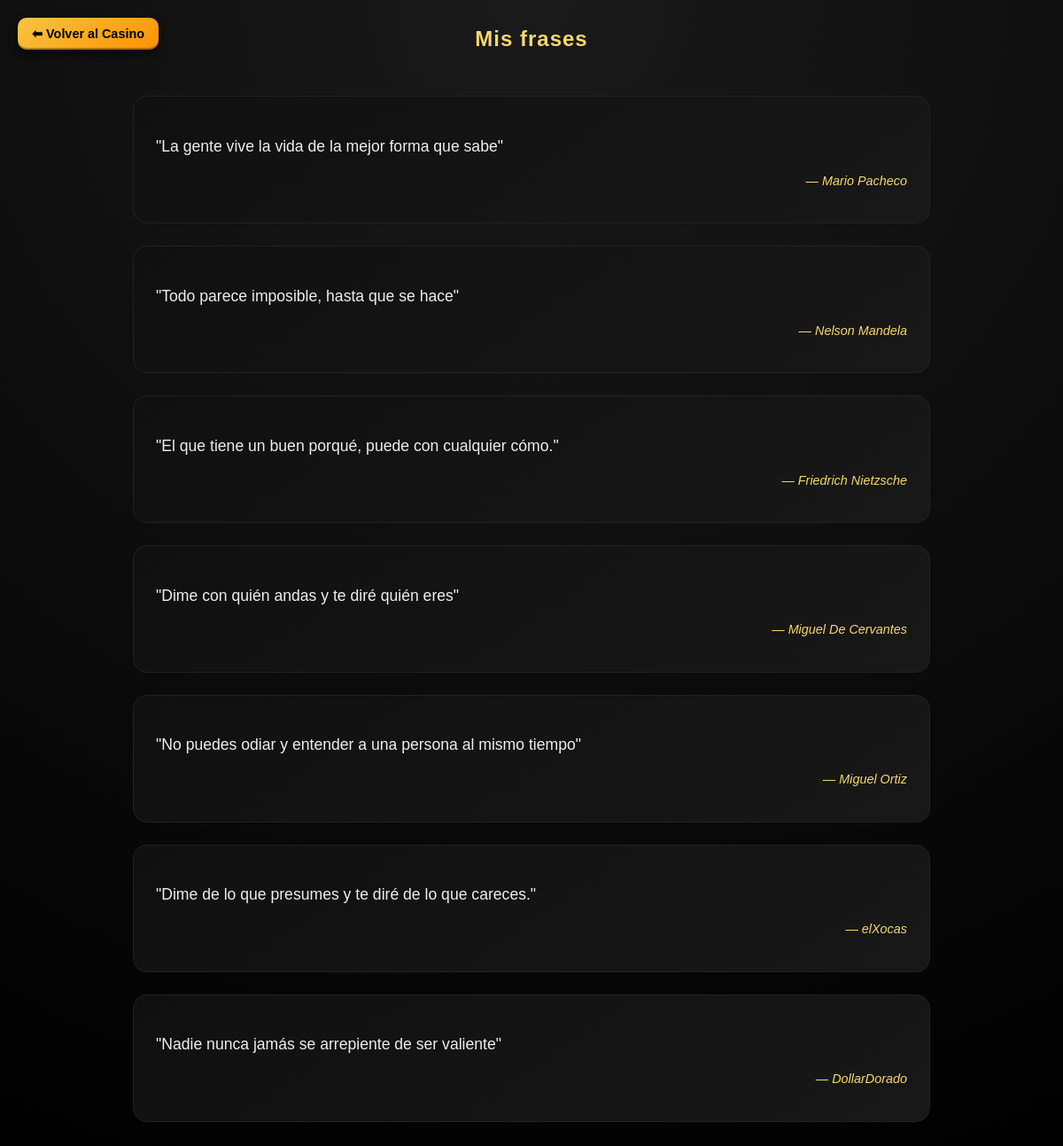
The app's page /frontController.php?carpeta=public&accion=index&controller=Frase (signed in) with its own data.
### tables this page shows
CREATE TABLE `frases_usuario` (
  `id` int(11) NOT NULL,
  `id_usuario` int(11) NOT NULL,
  `id_frase` int(11) NOT NULL,
  `fecha` date DEFAULT current_timestamp()
);

CREATE TABLE `frases` (
  `id` int(11) NOT NULL,
  `frase` varchar(255) NOT NULL,
  `autor` varchar(50) DEFAULT NULL
);

### controllers/public/FraseController.php (called while the page is built, shortened)
<?php
require_once './models/Frase.php';
require_once './config/conexion.php';
class FraseController
{
    public function index()
    {
        $misFrases = (new Frase())->getByUser($_SESSION['id_usuario']);
        require './views/public/frases.php';
    }
}

### frontController.php (called while the page is built, shortened)
<?php
$accion = $_GET['accion'] ?? 'index';
$controller = new $controllerName();
$controller->$accion();

### config/conexion.php (called while the page is built)
<?php
class Database {
    public static function conectar() {
        try {
            $host = "localhost";
            $db   = "casino";
            $user = "root";
            $pass = "";
            $pdo = new PDO(
                "mysql:host=$host;dbname=$db;charset=utf8",
                $user,
                $pass
            );
            $pdo->setAttribute(PDO::ATTR_ERRMODE, PDO::ERRMODE_EXCEPTION);
            $pdo->setAttribute(PDO::ATTR_DEFAULT_FETCH_MODE, PDO::FETCH_ASSOC);
            return $pdo;
        } catch (PDOException $e) {
            die("Error de conexión: " . $e->getMessage());
        }
    }
}

### models/Frase.php (called while the page is built, shortened)
<?php
require_once './config/conexion.php';
class Frase
{
    private $db;
    public function __construct()
    {
        $this->db = Database::conectar();
    }
    public function getByUser($id)
    {
        $stmt = $this->db->prepare("SELECT * FROM frases_usuario INNER JOIN frases ON frases_usuario.id_frase = frases.id WHERE id_usuario = ?");
        $stmt->execute([$id]);
        return $stmt->fetchAll();
    }
}

### views/public/frases.php (the view, shortened to what this page needs)
<!DOCTYPE html>
<html lang="en">
<head>
    <link rel="stylesheet" href="./css/index.css">
    <link rel="stylesheet" href="./css/frases.css">
    <link rel="stylesheet" href="./css/comun.css">
</head>
<body>
    <a href="./index.php" class="casino-back">⬅ Volver al Casino</a>
    <h2 class="mis-frases-title">Mis frases</h2>
    <div class="mis-frases-container">
        <?php if (empty($misFrases)): ?>
            <div class="sin-frases">
                <p>Aún no tienes frases.</p>
                <span>Ve al casino y consigue alguna 😉</span>
            </div>
        <?php else: ?>
            <?php foreach ($misFrases as $frase): ?>
                <div class="frase-card">
                    <p class="frase-texto">
                        "<?php echo htmlspecialchars($frase['frase']); ?>"
                    </p>
                    <p class="frase-autor">
                        — <?php echo htmlspecialchars($frase['autor']); ?>
                    </p>
                </div>
            <?php endforeach; ?>
        <?php endif; ?>
    </div>
</body>
</html>

### css/index.css (style rules this page uses)
* { box-sizing: border-box; font-family: "Trebuchet MS", sans-serif; }
body { margin: 0; min-height: 100vh; background: radial-gradient(circle at top, #1a1a1a, #000); color: #f5f5f5; }

### css/frases.css (style rules this page uses)
.mis-frases-container { max-width: 900px; margin: 50px auto; display: flex; flex-direction: column; gap: 25px; }
.mis-frases-title { text-align: center; margin-top: 30px; color: #f5d76e; letter-spacing: 1px; }
.frase-card { padding: 25px; background: linear-gradient(145deg, #101010, #181818); border: 1px solid #222; border-radius: 16px; transition: 0.3s ease; }
.frase-texto { font-size: 1.1rem; color: #eee; line-height: 1.5; }
.frase-autor { margin-top: 15px; text-align: right; font-size: 0.9rem; color: #f5d76e; font-style: italic; }

### css/comun.css (style rules this page uses)
.casino-back { position: fixed; top: 20px; left: 20px; z-index: 999; display: inline-flex; align-items: center; gap: 8px; padding: 10px 16px; background: linear-gradient(145deg, #f5c542, #ff9100); color: #000; font-weight: bold; font-size: 0.9rem; text-decoration: none; border-radius: 10px; box-shadow: 0 4px 10px rgba(0, 0, 0, 0.7), inset 0 -2px 0 rgba(0, 0, 0, 0.3); transition: all 0.2s ease; }

### records on screen
frases_usuario: id_frase.frase "La gente vive la vida de la mejor forma que sabe", id_frase.autor "Mario Pacheco"
frases_usuario: id_frase.frase "Todo parece imposible, hasta que se hace", id_frase.autor "Nelson Mandela"
frases_usuario: id_frase.frase "El que tiene un buen porqué, puede con cualquier cómo.", id_frase.autor "Friedrich Nietzsche"
frases_usuario: id_frase.frase "Dime con quién andas y te diré quién eres", id_frase.autor "Miguel De Cervantes"
frases_usuario: id_frase.frase "No puedes odiar y entender a una persona al mismo tiempo", id_frase.autor "Miguel Ortiz"
frases_usuario: id_frase.frase "Dime de lo que presumes y te diré de lo que careces.", id_frase.autor "elXocas"
frases_usuario: id_frase.frase "Nadie nunca jamás se arrepiente de ser valiente", id_frase.autor "DollarDorado"
